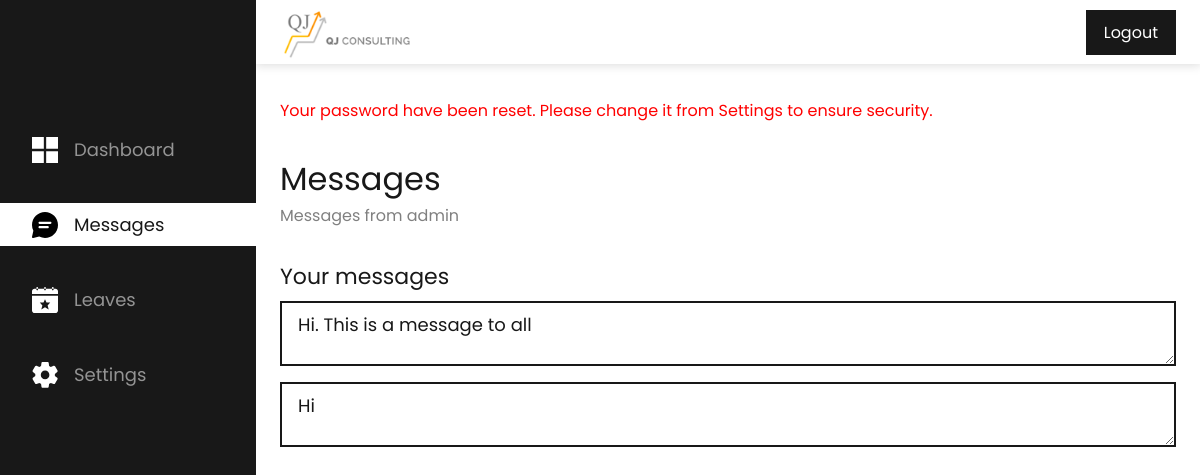
The app's page /messages.php (signed in) with its own data.
### tables this page shows
CREATE TABLE `message_master` (
  `msg_id` int NOT NULL AUTO_INCREMENT,
  `emp_id` int NOT NULL,
  `message` varchar(4096) NOT NULL,
  PRIMARY KEY (`msg_id`)
);

### messages.php (the view, shortened to what this page needs)
<?php
    include("./connection/connection.php");
?>
<!DOCTYPE html>
<html lang="en">
    <head>
        <link rel="stylesheet" href="./css/style.css">
        <link rel="stylesheet" href="./css/navigation.css">
    </head>
    <body>
        <?php include("./topNavigation.php"); ?>
        <?php include("./sideNavigation.php"); ?>
        <div class="container">
            <?php include("./functions/passwordState.php"); ?>
            <div class="my-32 px-2vw">
                <div class="font-32">
                    Messages
                </div>
                <div class="font-16 color-2" style="color: grey;">Messages from admin</div>
            </div>
            <div class="my-32 px-2vw">
                <div class="font-22">Your messages</div>
                <div class="my-8 flex flex-column gap-16">
                    <?php
                        $query = "SELECT * FROM `message_master` WHERE `emp_id` = '".$_SESSION['employee']."' OR `emp_id` = 0";
                        $data = mysqli_query($connection, $query);
                        while($ar = mysqli_fetch_array($data))
                        {
                    ?>
                            <textarea class="card-1 font-18 w100-percent"><?php echo trim($ar['message']); ?></textarea>
                    <?php
                        }
                    ?>
                </div>
            </div>
        </div>
    </body>
</html>

### css/style.css (style rules this page uses)
* { margin: 0; padding: 0; box-sizing: border-box; text-decoration: none; outline: none; border: none; font-family: "Poppins", sans-serif; color: var(--theme-color-3); user-select: none; }
:root { --theme-color-1: #000000; --theme-color-2: #FFFFFF; --theme-color-3: #181818; }
.container { margin-top: 64px; margin-left: 256px; padding-top: 2px; }
.w100-percent { width: 100%; }
.flex { display: flex; }
.flex-column { flex-direction: column; }
.gap-16 { gap: 16px; }
.my-8 { margin-top: 8px; margin-bottom: 8px; }
.my-32 { margin-top: 32px; margin-bottom: 32px; }
.px-2vw { padding-left: 2vw; padding-right: 2vw; }
.font-16 { font-size: 16px; }
.font-18 { font-size: 18px; }
.font-22 { font-size: 22px; }
.font-32 { font-size: 32px; }
.card-1 { border: 2px solid var(--theme-color-3); padding: 8px 8px 8px 16px; height: 65px; overflow: hidden; }

### records on screen
message_master: message "Hi. This is a message to all"
message_master: message "Hi"
